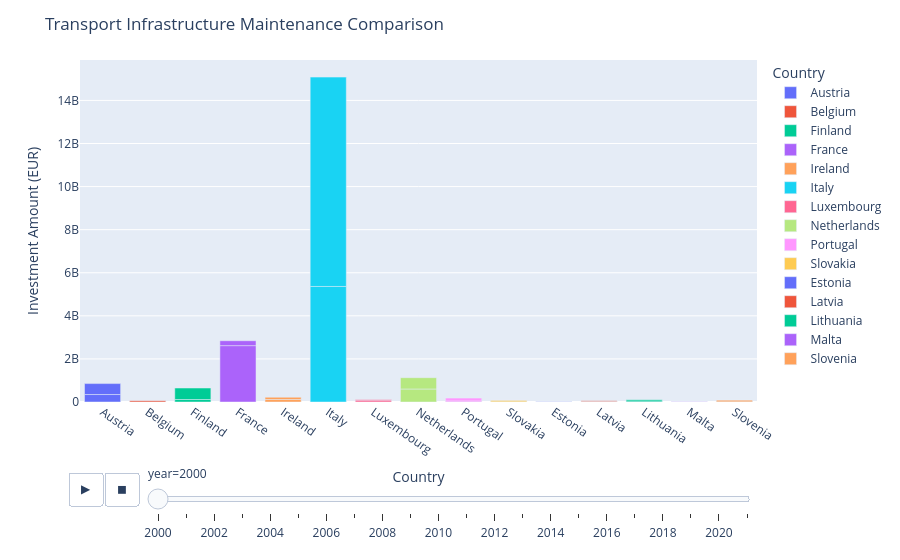

This figure's notebook cell:
### Markdown cell above
### Animated Bar Charts with Plotly Express
#### Transport Infrastructure Maintenance Comparison by Country & Years

### Code cell
import plotly.express as px
fig = px.bar(new_inframaint_df,
             x='country',
             y='value_eur',
             color='country',
             animation_frame='year',
             hover_name='country',
             labels={'value_eur':'Investment Amount (EUR)'})
fig.update_layout(
    title_text='Transport Infrastructure Maintenance Comparison',
    xaxis=dict(title='Country', tickangle=35),
    yaxis=dict(title='Investment Amount (EUR)'),
    legend_title_text='Country')
fig.show()

### Figure 1 — Plotly figure (JSON) as saved in the notebook; plotly's stock layout.template omitted (floating-point values rounded to 4 significant figures)
{"data": [{"alignmentgroup": "True", "hovertemplate": "<b>%{hovertext}</b><br><br>country=%{x}<br>year=2000<br>Investment Amount (EUR)=%{y}<extra></extra>", "hovertext": ["Austria", "Austria"], "legendgroup": "Austria", "marker": {"color": "#636efa", "pattern": {"shape": ""}}, "name": "Austria", "offsetgroup": "Austria", "orientation": "v", "showlegend": true, "textposition": "auto", "type": "bar", "x": ["Austria", "Austria"], "xaxis": "x", "y": [347000000, 508000000], "yaxis": "y"}, {"alignmentgroup": "True", "hovertemplate": "<b>%{hovertext}</b><br><br>country=%{x}<br>year=2000<br>Investment Amount (EUR)=%{y}<extra></extra>", "hovertext": ["Belgium"], "legendgroup": "Belgium", "marker": {"color": "#EF553B", "pattern": {"shape": ""}}, "name": "Belgium", "offsetgroup": "Belgium", "orientation": "v", "showlegend": true, "textposition": "auto", "type": "bar", "x": ["Belgium"], "xaxis": "x", "y": [59000000], "yaxis": "y"}, {"alignmentgroup": "True", "hovertemplate": "<b>%{hovertext}</b><br><br>country=%{x}<br>year=2000<br>Investment Amount (EUR)=%{y}<extra></extra>", "hovertext": ["Finland", "Finland"], "legendgroup": "Finland", "marker": {"color": "#00cc96", "pattern": {"shape": ""}}, "name": "Finland", "offsetgroup": "Finland", "orientation": "v", "showlegend": true, "textposition": "auto", "type": "bar", "x": ["Finland", "Finland"], "xaxis": "x", "y": [115000000, 534000000], "yaxis": "y"}, {"alignmentgroup": "True", "hovertemplate": "<b>%{hovertext}</b><br><br>country=%{x}<br>year=2000<br>Investment Amount (EUR)=%{y}<extra></extra>", "hovertext": ["France", "France"], "legendgroup": "France", "marker": {"color": "#ab63fa", "pattern": {"shape": ""}}, "name": "France", "offsetgroup": "France", "orientation": "v", "showlegend": true, "textposition": "auto", "type": "bar", "x": ["France", "France"], "xaxis": "x", "y": [2617000000, 228000000], "yaxis": "y"}, {"alignmentgroup": "True", "hovertemplate": "<b>%{hovertext}</b><br><br>country=%{x}<br>year=2000<br>Investment Amount (EUR)=%{y}<extra></extra>", "hovertext": ["Ireland", "Ireland"], "legendgroup": "Ireland", "marker": {"color": "#FFA15A", "pattern": {"shape": ""}}, "name": "Ireland", "offsetgroup": "Ireland", "orientation": "v", "showlegend": true, "textposition": "auto", "type": "bar", "x": ["Ireland", "Ireland"], "xaxis": "x", "y": [115000000, 105000000], "yaxis": "y"}, {"alignmentgroup": "True", "hovertemplate": "<b>%{hovertext}</b><br><br>country=%{x}<br>year=2000<br>Investment Amount (EUR)=%{y}<extra></extra>", "hovertext": ["Italy", "Italy"], "legendgroup": "Italy", "marker": {"color": "#19d3f3", "pattern": {"shape": ""}}, "name": "Italy", "offsetgroup": "Italy", "orientation": "v", "showlegend": true, "textposition": "auto", "type": "bar", "x": ["Italy", "Italy"], "xaxis": "x", "y": [5363000000, 9720000000], "yaxis": "y"}, {"alignmentgroup": "True", "hovertemplate": "<b>%{hovertext}</b><br><br>country=%{x}<br>year=2000<br>Investment Amount (EUR)=%{y}<extra></extra>", "hovertext": ["Luxembourg", "Luxembourg"], "legendgroup": "Luxembourg", "marker": {"color": "#FF6692", "pattern": {"shape": ""}}, "name": "Luxembourg", "offsetgroup": "Luxembourg", "orientation": "v", "showlegend": true, "textposition": "auto", "type": "bar", "x": ["Luxembourg", "Luxembourg"], "xaxis": "x", "y": [87965845, 25770000.0], "yaxis": "y"}, {"alignmentgroup": "True", "hovertemplate": "<b>%{hovertext}</b><br><br>country=%{x}<br>year=2000<br>Investment Amount (EUR)=%{y}<extra></extra>", "hovertext": ["Netherlands", "Netherlands"], "legendgroup": "Netherlands", "marker": {"color": "#B6E880", "pattern": {"shape": ""}}, "name": "Netherlands", "offsetgroup": "Netherlands", "orientation": "v", "showlegend": true, "textposition": "auto", "type": "bar", "x": ["Netherlands", "Netherlands"], "xaxis": "x", "y": [604000000, 524000000], "yaxis": "y"}, {"alignmentgroup": "True", "hovertemplate": "<b>%{hovertext}</b><br><br>country=%{x}<br>year=2000<br>Investment Amount (EUR)=%{y}<extra></extra>", "hovertext": ["Portugal", "Portugal"], "legendgroup": "Portugal", "marker": {"color": "#FF97FF", "pattern": {"shape": ""}}, "name": "Portugal", "offsetgroup": "Portugal", "orientation": "v", "showlegend": true, "textposition": "auto", "type": "bar", "x": ["Portugal", "Portugal"], "xaxis": "x", "y": [52000000, 128000000], "yaxis": "y"}, {"alignmentgroup": "True", "hovertemplate": "<b>%{hovertext}</b><br><br>country=%{x}<br>year=2000<br>Investment Amount (EUR)=%{y}<extra></extra>", "hovertext": ["Slovakia", "Slovakia"], "legendgroup": "Slovakia", "marker": {"color": "#FECB52", "pattern": {"shape": ""}}, "name": "Slovakia", "offsetgroup": "Slovakia", "orientation": "v", "showlegend": true, "textposition": "auto", "type": "bar", "x": ["Slovakia", "Slovakia"], "xaxis": "x", "y": [8000000, 67000000], "yaxis": "y"}, {"alignmentgroup": "True", "hovertemplate": "<b>%{hovertext}</b><br><br>country=%{x}<br>year=2000<br>Investment Amount (EUR)=%{y}<extra></extra>", "hovertext": ["Estonia"], "legendgroup": "Estonia", "marker": {"color": "#636efa", "pattern": {"shape": ""}}, "name": "Estonia", "offsetgroup": "Estonia", "orientation": "v", "showlegend": true, "textposition": "auto", "type": "bar", "x": ["Estonia"], "xaxis": "x", "y": [14000000], "yaxis": "y"}, {"alignmentgroup": "True", "hovertemplate": "<b>%{hovertext}</b><br><br>country=%{x}<br>year=2000<br>Investment Amount (EUR)=%{y}<extra></extra>", "hovertext": ["Latvia", "Latvia"], "legendgroup": "Latvia", "marker": {"color": "#EF553B", "pattern": {"shape": ""}}, "name": "Latvia", "offsetgroup": "Latvia", "orientation": "v", "showlegend": true, "textposition": "auto", "type": "bar", "x": ["Latvia", "Latvia"], "xaxis": "x", "y": [31000000, 29000000], "yaxis": "y"}, {"alignmentgroup": "True", "hovertemplate": "<b>%{hovertext}</b><br><br>country=%{x}<br>year=2000<br>Investment Amount (EUR)=%{y}<extra></extra>", "hovertext": ["Lithuania", "Lithuania"], "legendgroup": "Lithuania", "marker": {"color": "#00cc96", "pattern": {"shape": ""}}, "name": "Lithuania", "offsetgroup": "Lithuania", "orientation": "v", "showlegend": true, "textposition": "auto", "type": "bar", "x": ["Lithuania", "Lithuania"], "xaxis": "x", "y": [48000000, 61000000], "yaxis": "y"}, {"alignmentgroup": "True", "hovertemplate": "<b>%{hovertext}</b><br><br>country=%{x}<br>year=2000<br>Investment Amount (EUR)=%{y}<extra></extra>", "hovertext": ["Malta"], "legendgroup": "Malta", "marker": {"color": "#ab63fa", "pattern": {"shape": ""}}, "name": "Malta", "offsetgroup": "Malta", "orientation": "v", "showlegend": true, "textposition": "auto", "type": "bar", "x": ["Malta"], "xaxis": "x", "y": [12090000.0], "yaxis": "y"}, {"alignmentgroup": "True", "hovertemplate": "<b>%{hovertext}</b><br><br>country=%{x}<br>year=2000<br>Investment Amount (EUR)=%{y}<extra></extra>", "hovertext": ["Slovenia", "Slovenia"], "legendgroup": "Slovenia", "marker": {"color": "#FFA15A", "pattern": {"shape": ""}}, "name": "Slovenia", "offsetgroup": "Slovenia", "orientation": "v", "showlegend": true, "textposition": "auto", "type": "bar", "x": ["Slovenia", "Slovenia"], "xaxis": "x", "y": [7000000, 79000000], "yaxis": "y"}], "layout": {"barmode": "relative", "legend": {"title": {"text": "Country"}, "tracegroupgap": 0}, "margin": {"t": 60}, "sliders": [{"active": 0, "currentvalue": {"prefix": "year="}, "len": 0.9, "pad": {"b": 10, "t": 60}, "steps": [{"args": [["2000"], {"frame": {"duration": 0, "redraw": true}, "fromcurrent": true, "mode": "immediate", "transition": {"duration": 0, "easing": "linear"}}], "label": "2000", "method": "animate"}, {"args": [["2001"], {"frame": {"duration": 0, "redraw": true}, "fromcurrent": true, "mode": "immediate", "transition": {"duration": 0, "easing": "linear"}}], "label": "2001", "method": "animate"}, {"args": [["2002"], {"frame": {"duration": 0, "redraw": true}, "fromcurrent": true, "mode": "immediate", "transition": {"duration": 0, "easing": "linear"}}], "label": "2002", "method": "animate"}, {"args": [["2003"], {"frame": {"duration": 0, "redraw": true}, "fromcurrent": true, "mode": "immediate", "transition": {"duration": 0, "easing": "linear"}}], "label": "2003", "method": "animate"}, {"args": [["2004"], {"frame": {"duration": 0, "redraw": true}, "fromcurrent": true, "mode": "immediate", "transition": {"duration": 0, "easing": "linear"}}], "label": "2004", "method": "animate"}, {"args": [["2005"], {"frame": {"duration": 0, "redraw": true}, "fromcurrent": true, "mode": "immediate", "transition": {"duration": 0, "easing": "linear"}}], "label": "2005", "method": "animate"}, {"args": [["2006"], {"frame": {"duration": 0, "redraw": true}, "fromcurrent": true, "mode": "immediate", "transition": {"duration": 0, "easing": "linear"}}], "label": "2006", "method": "animate"}, {"args": [["2007"], {"frame": {"duration": 0, "redraw": true}, "fromcurrent": true, "mode": "immediate", "transition": {"duration": 0, "easing": "linear"}}], "label": "2007", "method": "animate"}, {"args": [["2008"], {"frame": {"duration": 0, "redraw": true}, "fromcurrent": true, "mode": "immediate", "transition": {"duration": 0, "easing": "linear"}}], "label": "2008", "method": "animate"}, {"args": [["2009"], {"frame": {"duration": 0, "redraw": true}, "fromcurrent": true, "mode": "immediate", "transition": {"duration": 0, "easing": "linear"}}], "label": "2009", "method": "animate"}, {"args": [["2010"], {"frame": {"duration": 0, "redraw": true}, "fromcurrent": true, "mode": "immediate", "transition": {"duration": 0, "easing": "linear"}}], "label": "2010", "method": "animate"}, {"args": [["2011"], {"frame": {"duration": 0, "redraw": true}, "fromcurrent": true, "mode": "immediate", "transition": {"duration": 0, "easing": "linear"}}], "label": "2011", "method": "animate"}, {"args": [["2012"], {"frame": {"duration": 0, "redraw": true}, "fromcurrent": true, "mode": "immediate", "transition": {"duration": 0, "easing": "linear"}}], "label": "2012", "method": "animate"}, {"args": [["2013"], {"frame": {"duration": 0, "redraw": true}, "fromcurrent": true, "mode": "immediate", "transition": {"duration": 0, "easing": "linear"}}], "label": "2013", "method": "animate"}, {"args": [["2014"], {"frame": {"duration": 0, "redraw": true}, "fromcurrent": true, "mode": "immediate", "transition": {"duration": 0, "easing": "linear"}}], "label": "2014", "method": "animate"}, {"args": [["2015"], {"frame": {"duration": 0, "redraw": true}, "fromcurrent": true, "mode": "immediate", "transition": {"duration": 0, "easing": "linear"}}], "label": "2015", "method": "animate"}, {"args": [["2016"], {"frame": {"duration": 0, "redraw": true}, "fromcurrent": true, "mode": "immediate", "transition": {"duration": 0, "easing": "linear"}}], "label": "2016", "method": "animate"}, {"args": [["2017"], {"frame": {"duration": 0, "redraw": true}, "fromcurrent": true, "mode": "immediate", "transition": {"duration": 0, "easing": "linear"}}], "label": "2017", "method": "animate"}, {"args": [["2018"], {"frame": {"duration": 0, "redraw": true}, "fromcurrent": true, "mode": "immediate", "transition": {"duration": 0, "easing": "linear"}}], "label": "2018", "method": "animate"}, {"args": [["2019"], {"frame": {"duration": 0, "redraw": true}, "fromcurrent": true, "mode": "immediate", "transition": {"duration": 0, "easing": "linear"}}], "label": "2019", "method": "animate"}, {"args": [["2020"], {"frame": {"duration": 0, "redraw": true}, "fromcurrent": true, "mode": "immediate", "transition": {"duration": 0, "easing": "linear"}}], "label": "2020", "method": "animate"}, {"args": [["2021"], {"frame": {"duration": 0, "redraw": true}, "fromcurrent": true, "mode": "immediate", "transition": {"duration": 0, "easing": "linear"}}], "label": "2021", "method": "animate"}], "x": 0.1, "xanchor": "left", "y": 0, "yanchor": "top"}], "title": {"text": "Transport Infrastructure Maintenance Comparison"}, "updatemenus": [{"buttons": [{"args": [null, {"frame": {"duration": 500, "redraw": true}, "fromcurrent": true, "mode": "immediate", "transition": {"duration": 500, "easing": "linear"}}], "label": "&#9654;", "method": "animate"}, {"args": [[null], {"frame": {"duration": 0, "redraw": true}, "fromcurrent": true, "mode": "immediate", "transition": {"duration": 0, "easing": "linear"}}], "label": "&#9724;", "method": "animate"}], "direction": "left", "pad": {"r": 10, "t": 70}, "showactive": false, "type": "buttons", "x": 0.1, "xanchor": "right", "y": 0, "yanchor": "top"}], "xaxis": {"anchor": "y", "categoryarray": ["Austria", "Belgium", "Finland", "France", "Ireland", "Italy", "Luxembourg", "Netherlands", "Portugal", "Slovakia", "Estonia", "Latvia", "Lithuania", "Malta", "Slovenia"], "categoryorder": "array", "domain": [0, 1], "tickangle": 35, "title": {"text": "Country"}}, "yaxis": {"anchor": "x", "domain": [0, 1], "title": {"text": "Investment Amount (EUR)"}}}}
